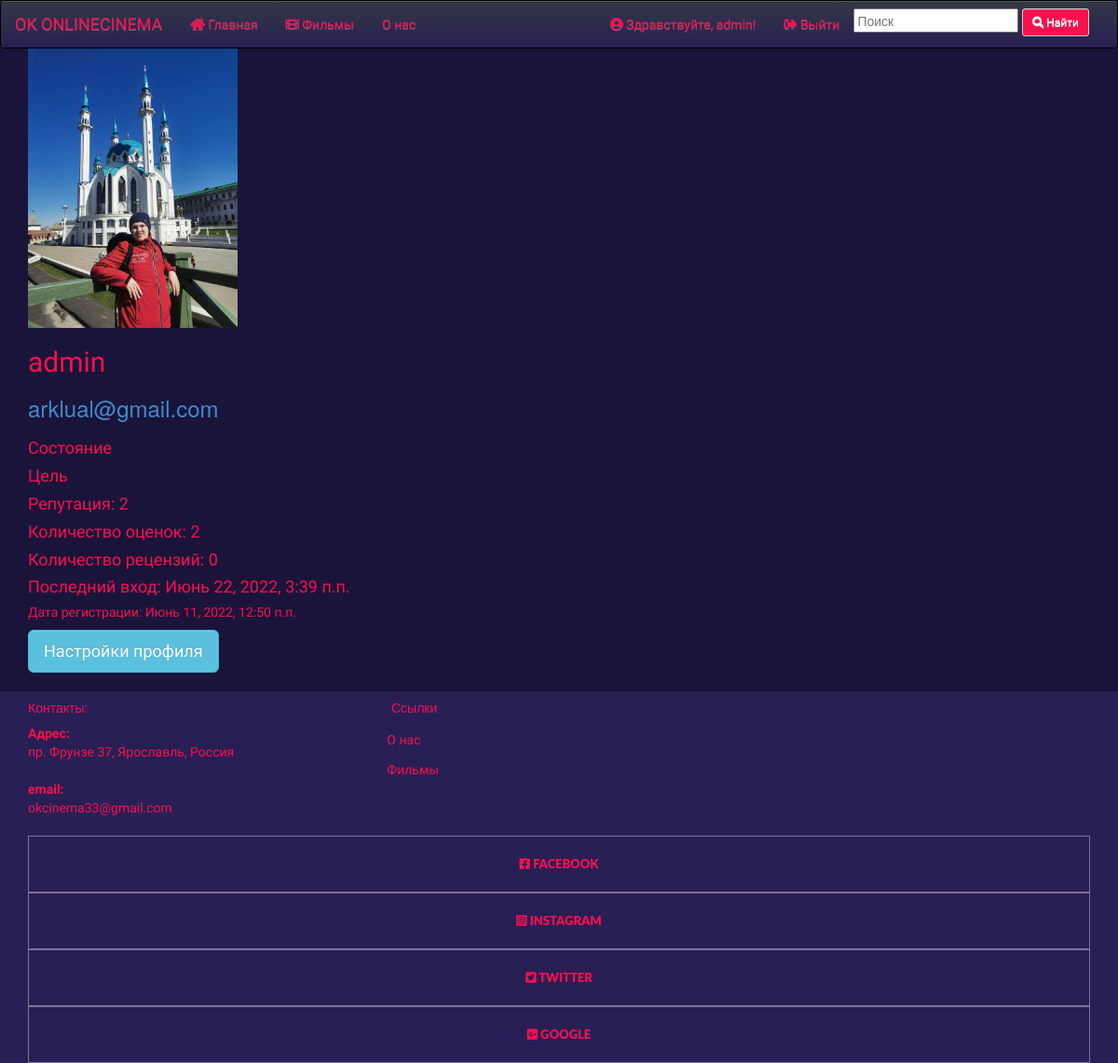
/accounts/profile/1/ (signed in), run on the app's committed database.
### accounts/models.py (models this page shows, shortened)
class Profile(models.Model):
  user = models.OneToOneField(User, on_delete=models.CASCADE, null=False, verbose_name='Пользователь')
  email = models.EmailField(null = True, blank = True, verbose_name='Email')
  image = models.ImageField(verbose_name='Аватарка')
  numberOfMarks = models.IntegerField(default=0, verbose_name='Количество оценок')
  numberOfRecensions = models.IntegerField(default=0, verbose_name='Количество рецензий')
  reputation = models.IntegerField(default=0, verbose_name='Репутация')
  key = models.IntegerField(default=0)
  class Meta:
    verbose_name = 'Профиль'
    verbose_name_plural = "Профили"

### accounts/views.py (the view)
# urls.py: path('profile/<int:id>/', views.get_profile, name="profile"),
def get_profile(request, id):
    prof = get_object_or_404(Profile, user_id=id)
    context = {
        "profile": prof,
    }
    return render(request, template_name="profile/profile.html", context=context)

### templates/profile/profile.html (shortened to what this page needs)
{% extends 'base.html' %}
{% block body %}
{% if user.is_authenticated %}
<div style="font-family: 'Oswald', sans-serif;" class="container">
    <img class="profile-img" src="{{profile.image.url}}">
    <h2 style="font-family: 'Oswald', sans-serif;">{{profile.user.username}} <h3><a href="http://{{profile.email}}">{{profile.email}}</a></h3><h2>
    <h4 style="font-family: 'Oswald', sans-serif;">Состояние</h4>
    <h4 style="font-family: 'Oswald', sans-serif;">Цель</h4>
    <h4 style="font-family: 'Oswald', sans-serif;">Репутация: {{profile.reputation}}</h4>
    <h4 style="font-family: 'Oswald', sans-serif;">Количество оценок: {{profile.numberOfMarks}}</h4>
    <h4 style="font-family: 'Oswald', sans-serif;">Количество рецензий: {{profile.numberOfRecensions}}</h4>
    <h4 style="font-family: 'Oswald', sans-serif;">Последний вход: {{profile.user.last_login}}</h4>
    <h5 style="font-family: 'Oswald', sans-serif;">Дата регистрации: {{profile.user.date_joined}}</h5>
    {% if user.id == profile.user.id %}
    <a href="{% url 'accounts:profile_settings' profile.user.id %}"><button class="btn btn-info btn-lg">Настройки профиля</button></a>
    {% endif %}
</div>
{% endif %}
{% endblock body %}

### templates/base.html (shortened to what this page needs)
<!DOCTYPE html>
 {% load static %}
  <link rel="stylesheet" type="text/css" href="{% static '/css/bootstrap-theme.min.css' %}">
  <link rel="stylesheet" type="text/css" href="{% static '/css/bootstrap.min.css' %}">
  <link rel="stylesheet" type="text/css" href="{% static '/css/style.css' %}">
  <link rel="stylesheet" type="text/css" href="{% static '/css/all.css' %}">
  <link href="https://unpkg.com/filepond/dist/filepond.css" rel="stylesheet">
  <link href="https://unpkg.com/filepond-plugin-image-preview/dist/filepond-plugin-image-preview.css" rel="stylesheet">
<html>
<head>
</head>
<body>
	<nav class="navbar navbar-default">
        <div class="container-fluid">
            <div class="navbar-header">
                <a class="navbar-brand" style="font-family: 'Pangolin', sans-serif;">OK ONLINECINEMA</a>
            </div>
        </div>
        <div class="collapse navbar-collapse" id="bs_navbar">
            <ul class="nav navbar-nav">
                <li><a href="{% url 'home:home' %}" style="font-family: 'Oswald', sans-serif;"><i class="fas fa-home"></i> Главная</a></li>
                <li class="dropdown">
                    <a href="{% url 'list:dateMovieList' %}" style="font-family: 'Oswald', sans-serif;"><i class="fas fa-film"></i> Фильмы</a>
                </li>
                <li><a style="font-family: 'Oswald', sans-serif;" href="{% url 'about_us:about_us' %}">О нас</a></li>
            </ul>
            <form class="navbar-form navbar-right" action="{% url 'search:search' %}" method="GET">
                <div class="form-group">
                    <input name="request" class="form-inline" type="text" placeholder="Поиск">
                    <button type="submit" class="btn btn-default btn-sm" style="font-family: 'Oswald', sans-serif;"><i class="fas fa-search"></i> Найти</button>
                </div>
            </form>
            <ul class="nav navbar-nav navbar-right">
                {% if user.is_authenticated %}
                    <li><a href="{% url 'account:profile' user.id %}" style="font-family: 'Oswald', sans-serif;"><i class="fas fa-user-circle"></i> Здравствуйте, {{ user.username }}!</a></li>
                    <li><a href="{% url 'logout' %}" style="font-family: 'Oswald', sans-serif;"><i class="fas fa-sign-out-alt"></i> Выйти</a></li>
                {% else %}
                    <li><a href="{% url 'login' %}" style="font-family: 'Oswald', sans-serif;">Войти <i class="fas fa-sign-in-alt"></i></a></li>
                    <li><a href="{% url 'manual:manual' %}" style="font-family: 'Oswald', sans-serif;">Зарегистрироваться</a></li>
                {% endif %}
            </ul>
        </div>
    </nav>
  	{% block body %}
  	{% endblock %}
  	<footer class="footer-classic" style="font-family: 'Oswald', sans-serif;">
        <div class="container">
            <div class="row">
                <div class="col-md-4">
                    <h5>Контакты:</h5>
                    <dl class="contact-list">
                        <dt>Адрес:</dt>
                        <dd>пр. Фрунзе 37, Ярославль, Россия</dd>
                    </dl>
                    <dl class="contact-list">
                        <dt>email:</dt>
                        <dd><a href="mailto:#">okcinema33@gmail.com</a></dd>
                    </dl>
                </div>
                <div class="col-md-4 col-xl-3">
                    <h5>Ссылки</h5>
                    <ul class="nav-list">
                        <li><a href="{% url 'about_us:about_us' %}">О нас</a></li>
                        <li><a href="{% url 'list:dateMovieList' %}">Фильмы</a></li>
                    </ul>
                </div>
            </div>
            <div class="no-gutters social-container">
                <div class="col"><a class="social-inner" href="#"><span><i class="fab fa-facebook-square"></i> Facebook</span></a></div>
                <div class="col"><a class="social-inner" href="https://www.instagram.com/okcinema33/"><span><i class="fab fa-instagram-square"></i> Instagram</span></a></div>
                <div class="col"><a class="social-inner" href="#"><span><i class="fab fa-twitter-square"></i> Twitter</span></a></div>
                <div class="col"><a class="social-inner" href="okcinema33@gmail.com"><span><i class="fab fa-google-plus-square"></i> Google</span></a></div>
            </div>
        </div>
    </footer>
</body>
</html>

### static/css/style.css (style rules this page uses)
body { background-color: #1a143b; }
h3 { color: #f8104d; }
.navbar { margin-bottom: 0; }
.navbar-default { border-color: black; background-image: linear-gradient(#333845, #281f55); }
.navbar-default .navbar-brand { color: #f8104d; }
.navbar-default .navbar-nav > li > a { color: #f8104d; }
ul, ol { list-style: none; padding: 0; margin: 0; }
.social-inner { display: flex; flex-direction: column; align-items: center; width: 100%; padding: 23px; font: 900 13px/1 "Lato", -apple-system, BlinkMacSystemFont, "Segoe UI", Roboto, "Helvetica Neue", Arial, sans-serif; text-transform: uppercase; color: rgba(38, 34, 59, 0.5); }
.social-container .col { border: 1px solid #eedfe370; }
.footer-classic, .footer-classic a, .footer-classic a:focus, .footer-classic a:active { color: #f8104d; background-color: #281f55; }
.nav-list li { padding-top: 5px; padding-bottom: 5px; }
.nav-list li a:before { content: "\f14f"; font: 400 21px/1 "Material Design Icons"; color: #4d6de6; display: inline-block; vertical-align: baseline; margin-left: -28px; margin-right: 7px; opacity: 0; visibility: hidden; transition: .22s ease; }
h1, h2, h3, h4, h5, h6, p { color: #f8104d; }
.btn-default { background-color: #f8104d; color: #fff; }
.profile-img { height: auto; width: auto; max-width: 300px; max-height: 300px; }

### static/css/all.css (style rules this page uses)
.fa, .fas, .far, .fal, .fad, .fab { -moz-osx-font-smoothing: grayscale; -webkit-font-smoothing: antialiased; display: inline-block; font-style: normal; font-variant: normal; text-rendering: auto; line-height: 1; }
.fa-facebook-square:before { content: "\f082"; }
.fa-film:before { content: "\f008"; }
.fa-google-plus-square:before { content: "\f0d4"; }
.fa-home:before { content: "\f015"; }
.fa-instagram-square:before { content: "\e055"; }
.fa-search:before { content: "\f002"; }
.fa-sign-out-alt:before { content: "\f2f5"; }
.fa-twitter-square:before { content: "\f081"; }
.fa-user-circle:before { content: "\f2bd"; }
.fab { font-family: 'Font Awesome 5 Brands'; font-weight: 400; }

### data on the page
Profile: image (picture), user.username "admin", email "arklual@gmail.com", reputation "2", numberOfMarks "2", numberOfRecensions "0", user.last_login "Июнь 22, 2022, 3:39 п.п.", user.date_joined "Июнь 11, 2022, 12:50 п.п."

### other printed values
{{ user.username }} "admin"
